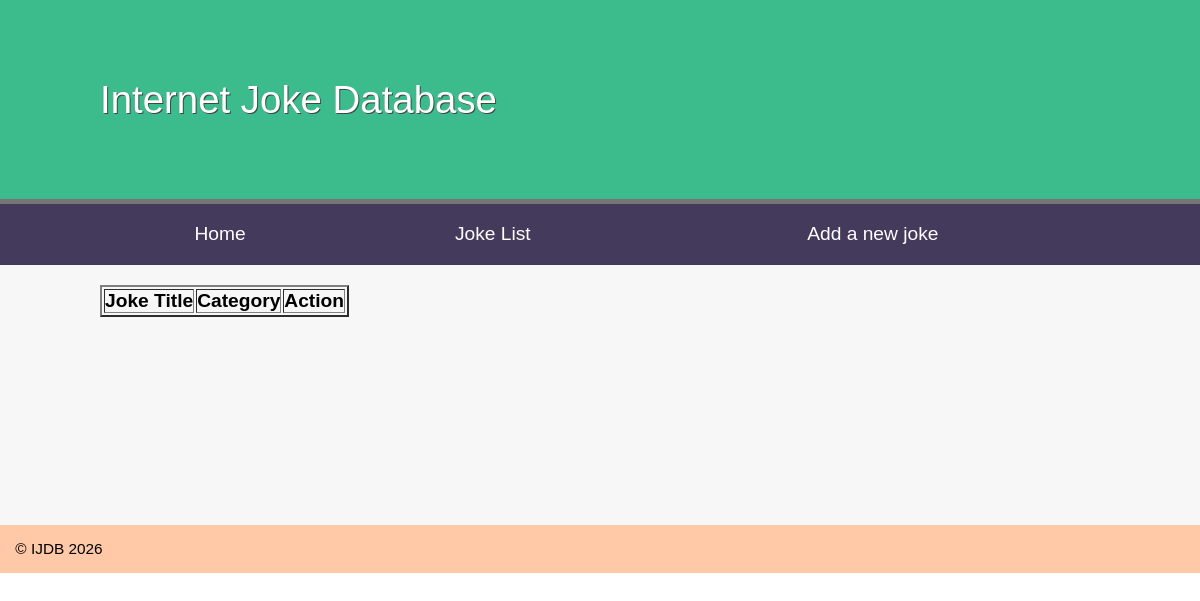
The app's page /week6_2/jokes.php, older data.
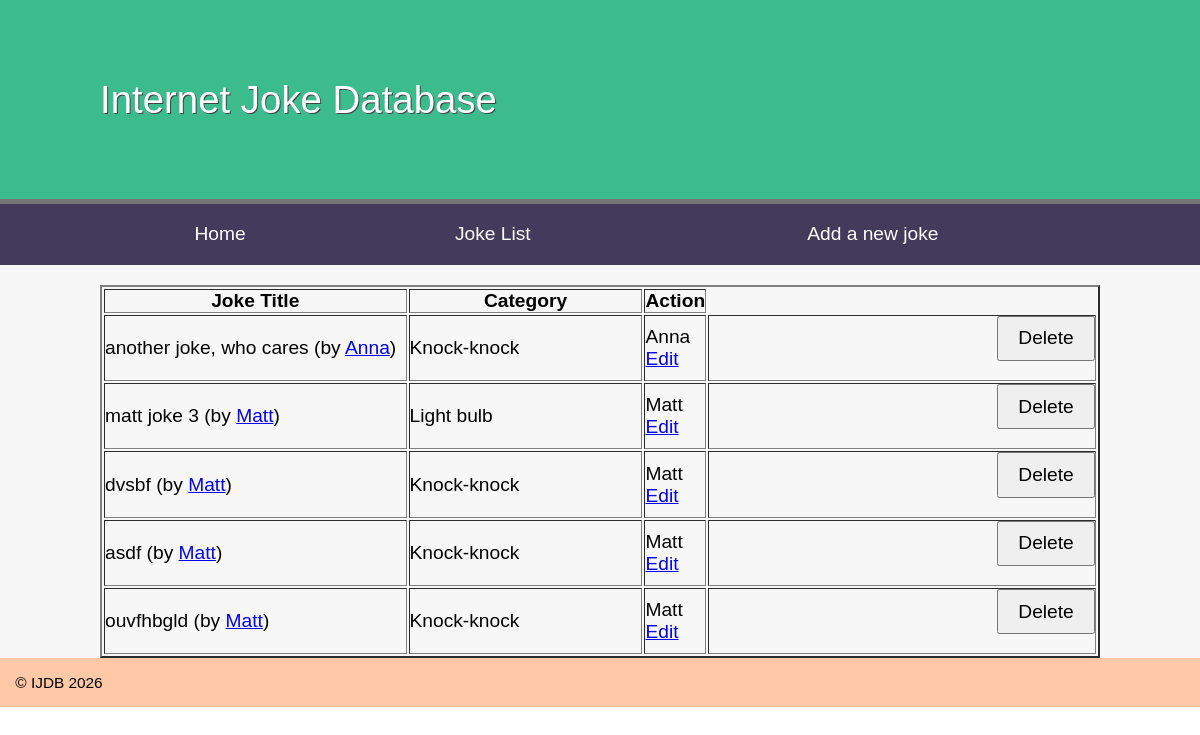
The same page, newer data.
### tables this page shows
CREATE TABLE `joke` (
  `id` int(11) NOT NULL,
  `joketext` text DEFAULT NULL,
  `jokedate` date NOT NULL,
  `image` varchar(100) DEFAULT NULL,
  `authorid` int(11) NOT NULL,
  `categoryid` int(11) NOT NULL
);

CREATE TABLE `author` (
  `id` int(11) NOT NULL,
  `name` varchar(255) DEFAULT NULL,
  `email` varchar(255) DEFAULT NULL
);

CREATE TABLE `category` (
  `id` int(11) NOT NULL,
  `name` varchar(255) DEFAULT NULL
);

### week6_2/jokes.php (called while the page is built, shortened)
<?php
try{
    include 'includes/DatabaseConnection.php';
    $sql = 'SELECT joke.id,
               joketext,
               author.name,
               email,
               category.name AS category
        FROM joke
        INNER JOIN author
            ON joke.authorid = author.id
        INNER JOIN category
            ON joke.categoryid = category.id';
    $jokes = $pdo->query($sql);
    include 'templates/jokes.html.php';
} catch (PDOException $e) {
    $title = 'An error has occured';
    $output = 'Database Error:' . $e->getMessage();
}
include 'templates/layout.html.php';

### week6_2/templates/jokes.html.php (the view, shortened to what this page needs)
<!DOCTYPE html>
<html lang="en">
<head>
</head>
<body>
<?php if (isset($error)): ?>
    <p><?= $error ?></p>
<?php else: ?>
    <table border="2px">
        <thead>
            <tr>
            <th>Joke Title</th>
            <th>Category
            <th>Action</th>
            </tr>
        </thead>
        <?php foreach ($jokes as $joke): ?>
            <tr>
                <td width="400px">
                    <?= htmlspecialchars($joke['joketext'], ENT_QUOTES, 'UTF-8') ?>
                    (by <a href="mailto:<?=htmlspecialchars($joke['email'], ENT_QUOTES, 'UTF-8'); ?>">
                        <?= htmlspecialchars($joke['name'], ENT_QUOTES, 'UTF-8'); ?></a>)
                </td>
                <td width="300px">
                    <?= htmlspecialchars($joke['category'], ENT_QUOTES, 'UTF-8') ?>
                </td>
                <td width="50px">
                    <?=htmlspecialchars($joke['name'], ENT_QUOTES, 'UTF-8')?>
                    <a href='editjoke.php?id=<?=$joke['id']?>'>Edit</a>
                </td>
                <td width="50px">
                    <form action="deletejoke.php" method="post">
                        <input type="submit" value="Delete">
                    </form>
                </td>
            </tr>
        <?php endforeach; ?>
    </table>
<?php endif; ?>
</body>
</html>

Row changes from the older to the newer data that the page shows:
now on this page (row edited): joke: joketext "another joke, who cares", authorid.name "Anna", categoryid.name "Knock-knock"
now on this page (row edited): joke: joketext "matt joke 3", authorid.name "Matt", categoryid.name "Light bulb"
added joke: joketext "dvsbf", authorid.name "Matt", categoryid.name "Knock-knock"
added joke: joketext "asdf", authorid.name "Matt", categoryid.name "Knock-knock"
added joke: joketext "ouvfhbgld", authorid.name "Matt", categoryid.name "Knock-knock"
